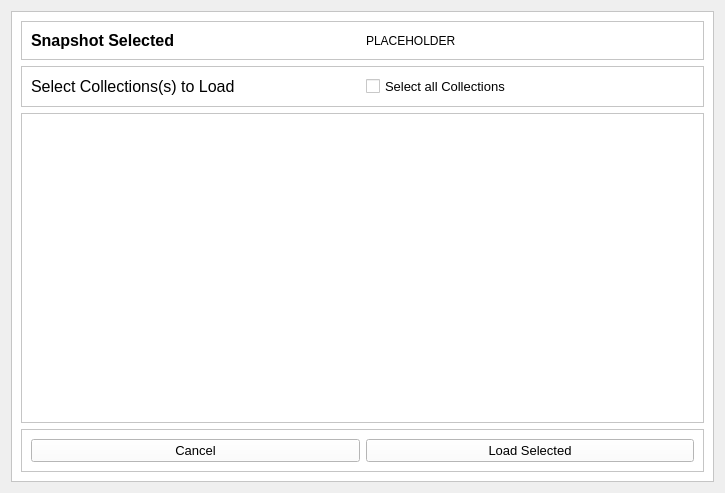
<?xml version="1.0" encoding="UTF-8"?>
<ui version="4.0">
 <class>Form</class>
 <widget class="QWidget" name="Form">
  <property name="geometry">
   <rect>
    <x>0</x>
    <y>0</y>
    <width>725</width>
    <height>493</height>
   </rect>
  </property>
  <property name="windowTitle">
   <string>Form</string>
  </property>
  <layout class="QGridLayout" name="gridLayout_2">
   <item row="0" column="0">
    <widget class="QFrame" name="frame">
     <property name="styleSheet">
      <string notr="true">background-color: rgb(255, 255, 255);</string>
     </property>
     <property name="frameShape">
      <enum>QFrame::StyledPanel</enum>
     </property>
     <property name="frameShadow">
      <enum>QFrame::Raised</enum>
     </property>
     <layout class="QGridLayout" name="gridLayout">
      <item row="0" column="0">
       <layout class="QVBoxLayout" name="verticalLayout">
        <item>
         <layout class="QHBoxLayout" name="horizontalLayout_4">
          <item>
           <widget class="QFrame" name="frame_3">
            <property name="styleSheet">
             <string notr="true">background-color: rgb(255, 255, 255);</string>
            </property>
            <property name="frameShape">
             <enum>QFrame::StyledPanel</enum>
            </property>
            <property name="frameShadow">
             <enum>QFrame::Raised</enum>
            </property>
            <layout class="QHBoxLayout" name="horizontalLayout_3">
             <item>
              <widget class="QLabel" name="label">
               <property name="font">
                <font>
                 <pointsize>12</pointsize>
                 <weight>75</weight>
                 <bold>true</bold>
                </font>
               </property>
               <property name="text">
                <string>Snapshot Selected</string>
               </property>
              </widget>
             </item>
             <item>
              <widget class="QLabel" name="label_2">
               <property name="text">
                <string>PLACEHOLDER</string>
               </property>
              </widget>
             </item>
            </layout>
           </widget>
          </item>
         </layout>
        </item>
        <item>
         <layout class="QHBoxLayout" name="horizontalLayout">
          <item>
           <widget class="QFrame" name="frame_2">
            <property name="styleSheet">
             <string notr="true">background-color: rgb(255, 255, 255);</string>
            </property>
            <property name="frameShape">
             <enum>QFrame::StyledPanel</enum>
            </property>
            <property name="frameShadow">
             <enum>QFrame::Raised</enum>
            </property>
            <layout class="QHBoxLayout" name="horizontalLayout_2">
             <item>
              <widget class="QLabel" name="label_3">
               <property name="font">
                <font>
                 <pointsize>12</pointsize>
                </font>
               </property>
               <property name="text">
                <string>Select Collections(s) to Load</string>
               </property>
              </widget>
             </item>
             <item>
              <widget class="QCheckBox" name="checkBox">
               <property name="font">
                <font>
                 <pointsize>10</pointsize>
                </font>
               </property>
               <property name="text">
                <string>Select all Collections</string>
               </property>
              </widget>
             </item>
            </layout>
           </widget>
          </item>
         </layout>
        </item>
        <item>
         <widget class="QListView" name="listView">
          <property name="styleSheet">
           <string notr="true">background-color: rgb(255, 255, 255);</string>
          </property>
         </widget>
        </item>
       </layout>
      </item>
      <item row="1" column="0">
       <layout class="QHBoxLayout" name="horizontalLayout_6">
        <item>
         <widget class="QFrame" name="frame_4">
          <property name="styleSheet">
           <string notr="true">background-color: rgb(255, 255, 255);</string>
          </property>
          <property name="frameShape">
           <enum>QFrame::StyledPanel</enum>
          </property>
          <property name="frameShadow">
           <enum>QFrame::Raised</enum>
          </property>
          <layout class="QHBoxLayout" name="horizontalLayout_5">
           <item>
            <widget class="QPushButton" name="pushButton">
             <property name="font">
              <font>
               <pointsize>10</pointsize>
              </font>
             </property>
             <property name="text">
              <string>Cancel</string>
             </property>
            </widget>
           </item>
           <item>
            <widget class="QPushButton" name="pushButton_2">
             <property name="font">
              <font>
               <pointsize>10</pointsize>
              </font>
             </property>
             <property name="text">
              <string>Load Selected</string>
             </property>
            </widget>
           </item>
          </layout>
         </widget>
        </item>
       </layout>
      </item>
     </layout>
    </widget>
   </item>
  </layout>
 </widget>
 <resources/>
 <connections/>
</ui>
